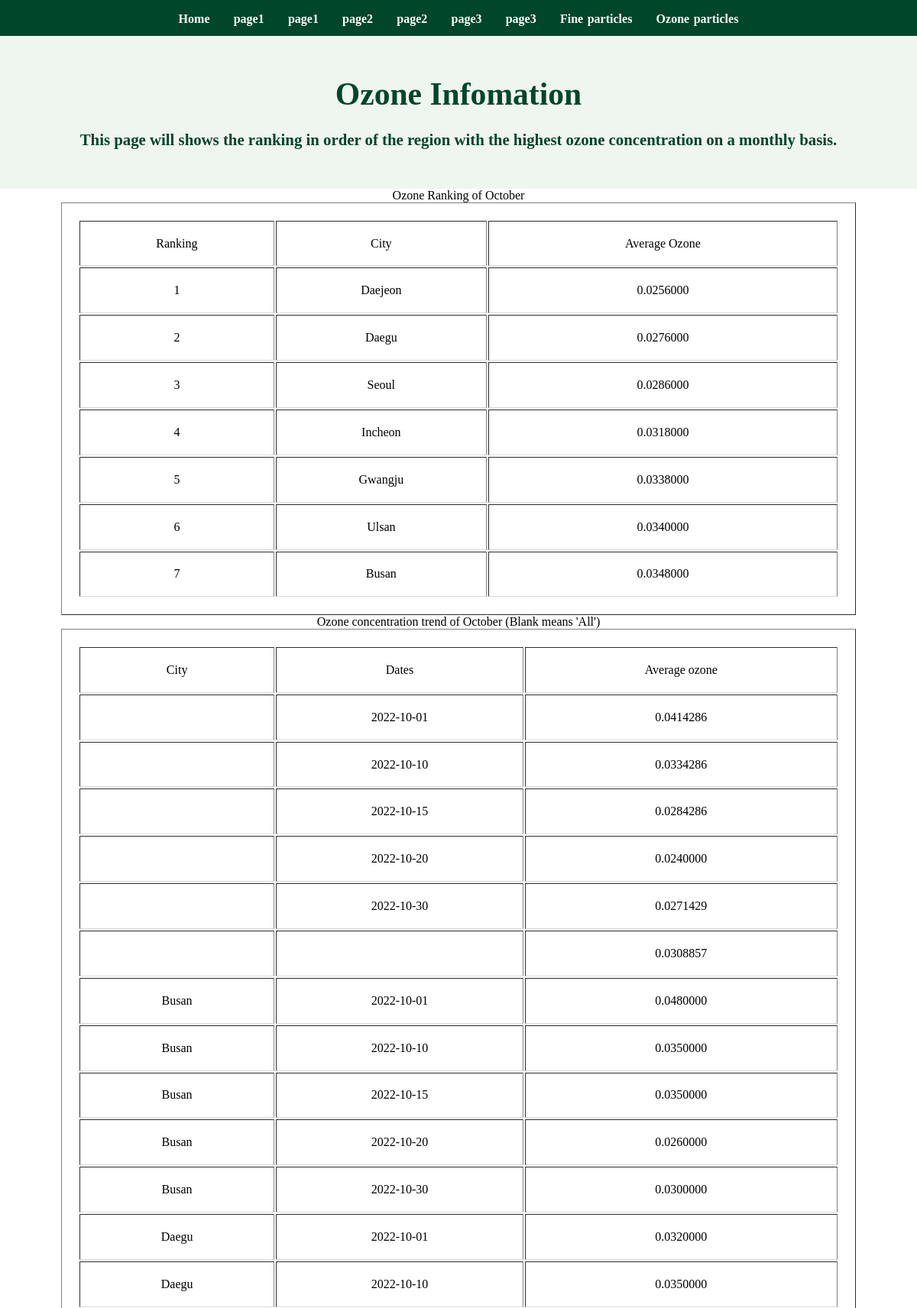
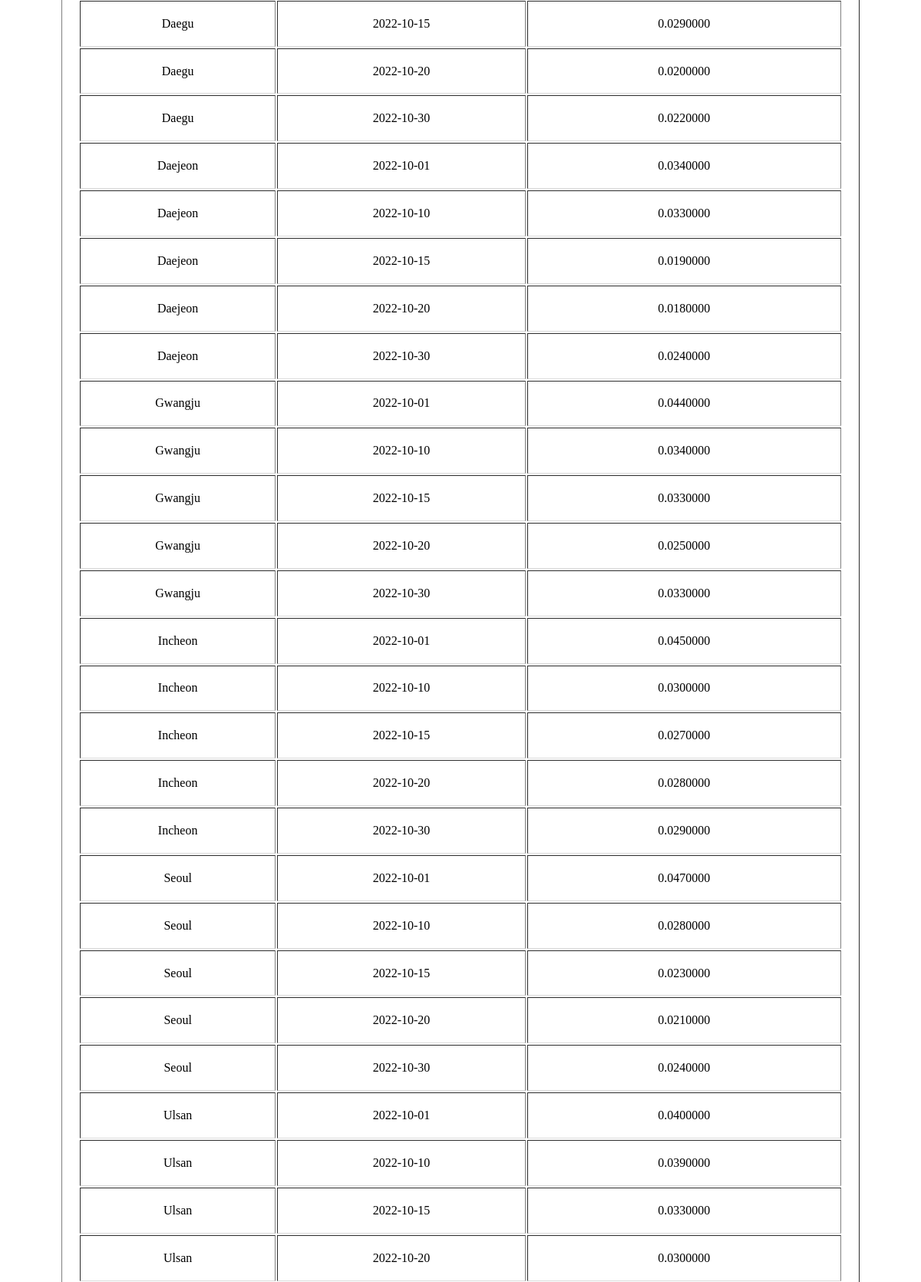
Screenshot of /webpage/hyuna/ozone.php (upper part) with the database file from the repository (2 pictures, top to bottom).
### tables this page shows
CREATE TABLE REGION (
	REGION_CODE CHAR(4) NOT NULL, 
	ADMINISTRATIVE_AREA VARCHAR(20) NOT NULL,
	CITY VARCHAR(20) NOT NULL,
	PRIMARY KEY(REGION_CODE)
);

### webpage/hyuna/ozone.php (the view, shortened to what this page needs)
<!DOCTYPE html>
<html lang="en">
<head>
    <link rel="stylesheet" href="./home.css" type="text/css">
</head>
<body>
    <div class="grids">
        <div class="grid-header">
            <a href="home.html" class="grid-header">Home</a>
            <a href="00.html" class="grid-header">page1</a>
            <a href="00.html" class="grid-header">page1</a>
            <a href="00.html" class="grid-header">page2</a>
            <a href="00.html" class="grid-header">page2</a>
            <a href="00.html" class="grid-header">page3</a>
            <a href="00.html" class="grid-header">page3</a>
            <a href="fine_particles.php" class="grid-header">Fine particles</a>
            <a href="ozone.php" class="grid-header">Ozone particles</a>
        </div>
        <div class="grid-logo">
            <h1 id="logo">Ozone Infomation</h1>
            <p><br><b>This page will shows the ranking in order of the region with the highest ozone concentration on a
                    monthly basis.</b></p>
        </div>
        <div class="grid-content">
            <?php
            $conn = mysqli_connect("localhost", "team20", "team20", "weather");
            $query1 = "SELECT CITY, AVG_OZONE
            ,RANK() OVER(ORDER BY AVG_OZONE) AS RANKING
            FROM AVG_OZONE";
            $result1 = mysqli_query($conn, $query1);
            $query2 = "SELECT DATES, CITY, AVG_OZONE
            FROM AVG_OZONE_BY_DATES
            ORDER BY CITY";
            $result2 = mysqli_query($conn, $query2);
            ?>
            <FORM>
                <p>Ozone Ranking of October</p>
                <TABLE Border=1>
                    <tr>
                        <td>Ranking</td>
                        <td>City</td>
                        <td>Average Ozone</td>
                    </tr>
                    <?php while ($row = mysqli_fetch_array($result1)) { ?>
                    <tr>
                        <td>
                            <?= $row['RANKING'] ?>
                        </td>
                        <td>
                            <?= $row['CITY'] ?>
                        </td>
                        <td>
                            <?= $row['AVG_OZONE'] ?>
                        </td>
                    </tr>
                    <?php } ?>
                </TABLE>
                <p>Ozone concentration trend of October (Blank means 'All')</p>
                <TABLE Border=1>
                    <tr>
                        <td>City</td>
                        <td>Dates</td>
                        <td>Average ozone</td>
                    </tr>
                    <?php while ($row = mysqli_fetch_array($result2)) { ?>
                    <tr>
                        <td>
                            <?= $row['CITY'] ?>
                        </td>
                        <td>
                            <?= $row['DATES'] ?>
                        </td>
                        <td>
                            <?= $row['AVG_OZONE'] ?>
                        </td>
                    </tr>
                    <?php } ?>
                </TABLE>
            </FORM>
        </div>
    </div>
</body>
</html>

### webpage/home.css (style rules this page uses)
* { margin: 0; padding: 0; }
.grids { display: grid; grid-template-columns: 10% 1fr 1fr 1fr 20%; }
div { background-color: rgba( 255, 255, 255, 0.5 ); }
.grid-header { background-color:rgb(0, 70, 42); text-decoration: none; color:white; grid-column: 1 / span 5; display: inline; text-align: center; padding: 0.8em; padding-top: 1em; word-spacing: 0.1em; font-weight: bold; }
.grid-logo { color: rgb(0, 70, 42); text-align: center; grid-column: 1 / span 5; padding: 2.5em; font-size: 1.3em; background-color:rgb(239, 245, 239); }
.grid-content { list-style-type: none; grid-column: 1/ span 5; padding-left: 5em; padding-right: 5em; text-align: center; }
a { text-decoration: none; text-align: center; }
table { width: 100%; }
th, td { padding: 10px; border-bottom: 1px solid #dadada; text-align: center; }

### webpage/hyuna/ozone.php (style rules this page uses)
table, th, td { padding: 2%; }

### rows the page displays
region: RANKING "1", CITY "Daejeon", AVG_OZONE "0.0256000"
region: RANKING "2", CITY "Daegu", AVG_OZONE "0.0276000"
region: RANKING "3", CITY "Seoul", AVG_OZONE "0.0286000"
region: RANKING "4", CITY "Incheon", AVG_OZONE "0.0318000"
region: RANKING "5", CITY "Gwangju", AVG_OZONE "0.0338000"
region: RANKING "6", CITY "Ulsan", AVG_OZONE "0.0340000"
region: RANKING "7", CITY "Busan", AVG_OZONE "0.0348000"

### other values shown
$row['DATES'] "2022-10-01"
$row['AVG_OZONE'] "0.0414286"
$row['DATES'] "2022-10-10"
$row['AVG_OZONE'] "0.0334286"
$row['DATES'] "2022-10-15"
$row['AVG_OZONE'] "0.0284286"
$row['DATES'] "2022-10-20"
$row['AVG_OZONE'] "0.0240000"
$row['DATES'] "2022-10-30"
$row['AVG_OZONE'] "0.0271429"
$row['AVG_OZONE'] "0.0308857"
$row['CITY'] "Busan"
$row['AVG_OZONE'] "0.0480000"
$row['AVG_OZONE'] "0.0350000"
$row['AVG_OZONE'] "0.0260000"
